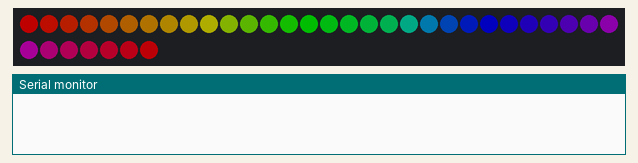
Bench run of a sketch on a simulated Arduino Uno, built with avr-gcc and run on an emulated ATmega328P. Shown: 37 RGB LEDs in strip order, left to right, continuing on the next row, the last lines printed to the serial monitor. Dim RGB values are drawn brighter than linear; the local clock reads 2024-03-15 10:24:30 at power-on unless the sketch sets it.

Above: at 0.1 s.
At 3.1 s:
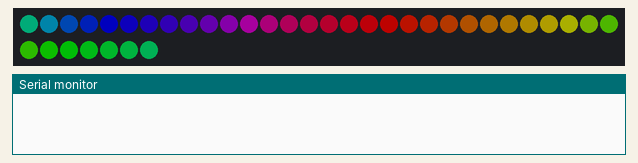
At 7.46 s:
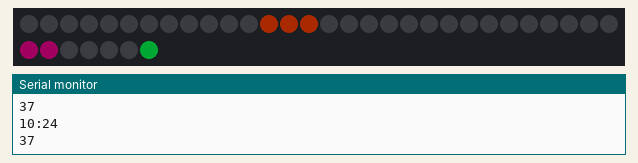
At 15.57 s:
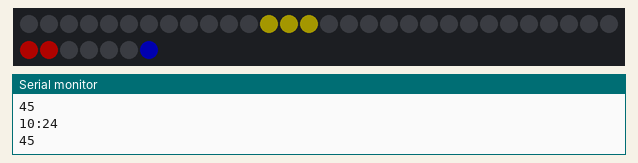
At 23.58 s:
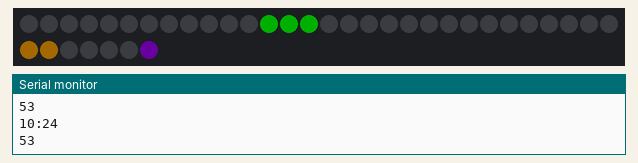
At 39.79 s:
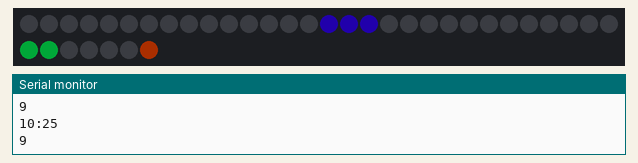

The sketch:

clock_pixel_ds1307.ino
```cpp
#include <FastLED.h>
#include <Wire.h>
#include "DS1307.h"

DS1307 clock;//define a object of DS1307 class

//INIT LED STRIP
#define LED_PIN     2
#define NUM_LEDS    37
int brightnessDay = 180;
int brightnessNight = 80;

#define LED_TYPE    WS2812
#define COLOR_ORDER GRB
CRGB leds[NUM_LEDS];

int minutesLed[12][3] = {{0,1,2},{5,4,3},{6,7,8},{11,10,9},{12,13,14},{17,16,15},{18,19,20}
,{23,22,21},{24,25,26},{29,28,27},{30,31,32},{35,34,33}} ;
int middleLed[1] = {36};
 int currentHour = 21 ;
 int currentMinutes  = 50;

CRGBPalette16 currentPalette = RainbowColors_p;

void setup() {
   Serial.begin(9600);
   clock.begin();
  // put your setup code here, to run once:
   FastLED.addLeds<WS2812, LED_PIN, GRB>(leds, NUM_LEDS);
   FastLED.setBrightness(  getBrightness() );
   startDisplay();
   // setTime();

}
int colorIndex = 0;
void loop() {
 EVERY_N_MILLISECONDS( 20 ) { colorIndex++;
 if (colorIndex > 255) colorIndex= 0;
 }
  FastLED.clear();
  updateTime();

  displayMinutes(currentMinutes);
  displayHour(currentHour);
  displayMiddleLed();

   //looptest(); //only for test


 FastLED.show();
 delay(200 );
}

void updateTime(){
  // Get data from the DS1302
  clock.getTime();
   currentHour = clock.hour;
   currentMinutes = clock.minute;

  Serial.print(currentHour, DEC);
  Serial.print(":");
  Serial.println(currentMinutes, DEC);
   Serial.println(clock.second);
}
void setTime(){
  clock.fillByYMD(2019,9,30);//Jan 19,2013
  clock.fillByHMS(19,22,00);//15:28 30"
  clock.fillDayOfWeek(MON);//Saturday
  clock.setTime();//write time to the RTC chip
}
void looptest(){

  currentMinutes++;
  if (currentMinutes > 59){
    currentMinutes = 0;
    currentHour ++;
  }

  if ( currentHour> 23 ) {
    currentHour = 0;
  }

}


void displayHour(int hourN) { //0 -> 23
  if ( hourN >= 12 )  hourN -= 12;
       int range =  map(hourN,0,11,0,11) ;
      leds[minutesLed[range][0]] = ColorFromPalette( currentPalette, colorIndex + 200, getBrightness(), LINEARBLEND);
      leds[minutesLed[range][1]] = ColorFromPalette( currentPalette, colorIndex + 200, getBrightness(), LINEARBLEND);

}
void displayMinutes(int minutes) { // 0 -> 59
       int range =  map(minutes,0,60,0,12) ;
   for( int i = 0; i < 3; i++) {
         leds[minutesLed[range][i]] = ColorFromPalette( currentPalette, colorIndex, getBrightness(), LINEARBLEND);
    }
}
void displayMiddleLed(){
  leds[middleLed[0]] =   ColorFromPalette( currentPalette, colorIndex + 100, getBrightness(), LINEARBLEND);
}


int getBrightness(){
  if ( currentHour > 6 && currentHour < 21 ){
    return brightnessDay;
  }
  else {
    return brightnessNight;
  }
}

void startDisplay()
{
  for( int i = 0; i < 1000; i++) {
  fill_rainbow( leds, NUM_LEDS, i, 7);
    FastLED.show();
    delay(1);

  }


}
```
